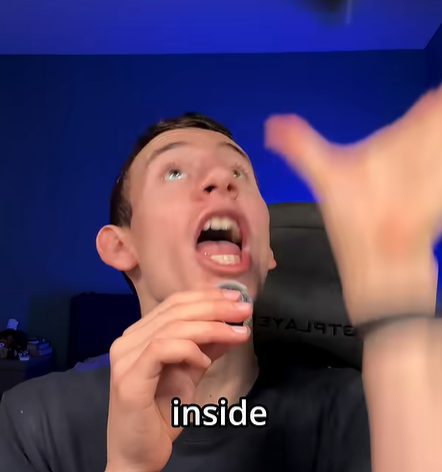
#> input picture photos/Intel Inside.bmp, 442 x 472 px
$ python generate_icon.py out.png '../photos/Intel Inside.bmp'
#> lines starting #> are read from the running program, lines starting #| are printed output that depends on the picture
#!/usr/bin/env python3
import os
import struct
import sys

try:
    from PIL import Image, ImageOps
except ImportError:
    Image = None
    ImageOps = None

ICON_SIZE = 128


def write_bmp(output_path: str, pixels, width: int, height: int) -> None:
    row_size = (width * 3 + 3) & ~3
    image_size = row_size * height
    file_size = 54 + image_size

    os.makedirs(os.path.dirname(output_path), exist_ok=True)
    with open(output_path, "wb") as handle:
        handle.write(b"BM")
        handle.write(struct.pack("<IHHI", file_size, 0, 0, 54))
        handle.write(struct.pack("<IIIHHIIIIII",
                                 40,
                                 width,
                                 height,
                                 1,
                                 24,
                                 0,
                                 image_size,
                                 2835,
                                 2835,
                                 0,
                                 0))

        padding = b"\x00" * (row_size - width * 3)
        for y in range(height - 1, -1, -1):
            row = bytearray()
            for x in range(width):
                red, green, blue = pixels[x, y]
                row.extend((blue, green, red))
            row.extend(padding)
            handle.write(row)


def write_fallback_bmp(output_path: str) -> None:
    image = [[(40, 42, 48) for _ in range(ICON_SIZE)] for _ in range(ICON_SIZE)]

    for y in range(18, 102):
        for x in range(18, 110):
            image[y][x] = (213, 156, 58)
    for y in range(30, 42):
        for x in range(26, 56):
            image[y][x] = (235, 182, 84)

    class PixelView:
        def __getitem__(self, key):
            x, y = key
            return image[y][x]

    write_bmp(output_path, PixelView(), ICON_SIZE, ICON_SIZE)


def main() -> int:
    if len(sys.argv) != 3:
        print("usage: generate_icon.py <output.bmp> <source-image>", file=sys.stderr)
        return 1

    output_path = sys.argv[1]
    source_path = sys.argv[2]

    if Image is not None and ImageOps is not None and os.path.exists(source_path):
        image = Image.open(source_path).convert("RGB")
#> image is the input picture: PIL image 442x472 RGB; mean R, G, B 89.1, 70.5, 98.4
        image = ImageOps.fit(image, (ICON_SIZE, ICON_SIZE), method=Image.LANCZOS, centering=(0.5, 0.5))
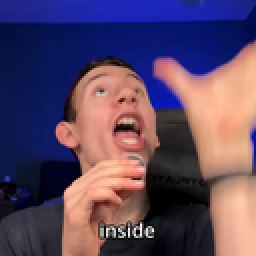
#> image: PIL image 128x128 RGB (shown 2 times larger); mean R, G, B 91.3, 71.7, 97.9
        write_bmp(output_path, image.load(), ICON_SIZE, ICON_SIZE)
        return 0

    if Image is None:
        print("warning: Pillow not available, using fallback icon art", file=sys.stderr)
        write_fallback_bmp(output_path)
        return 0

    print(f"error: source image not found: {source_path}", file=sys.stderr)
    return 1


if __name__ == "__main__":
    raise SystemExit(main())
#> (the program exits here)

$ run again, on photos/alan fell.bmp
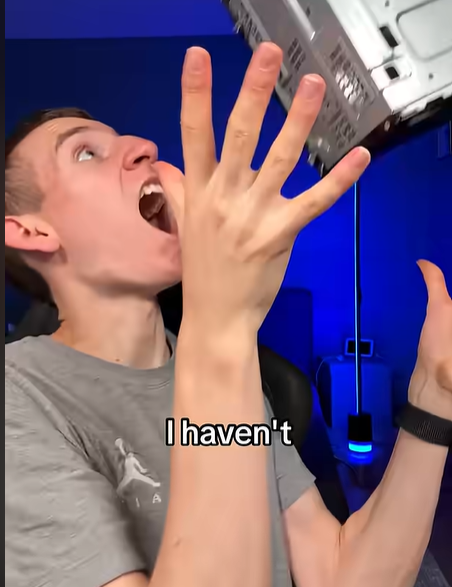
#> input picture photos/alan fell.bmp, 452 x 587 px
#> in main, image is the input picture: PIL image 452x587 RGB; mean R, G, B 128.2, 103.4, 122
#> in main, `image = ImageOps.fit(image, (ICON_SIZE, ICON_SIZE), method=Image.LANCZ..`:
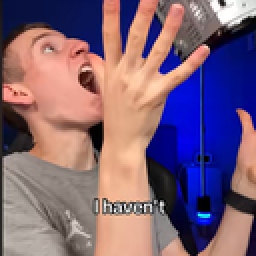
#> image: PIL image 128x128 RGB (shown 2 times larger); mean R, G, B 126.2, 99.4, 119.6

$ run again, on photos/alantech1.bmp
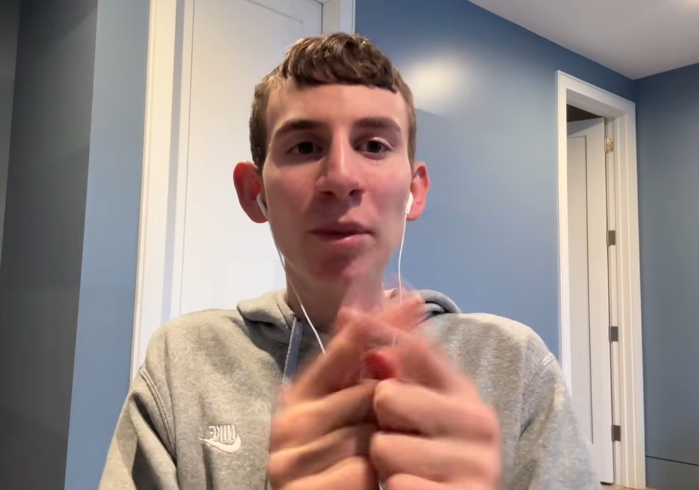
#> input picture photos/alantech1.bmp, 699 x 490 px
#> in main, image is the input picture: PIL image 699x490 RGB; mean R, G, B 154, 139.4, 135.4
#> in main, `image = ImageOps.fit(image, (ICON_SIZE, ICON_SIZE), method=Image.LANCZ..`:
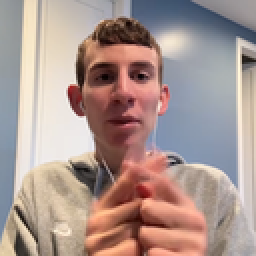
#> image: PIL image 128x128 RGB (shown 2 times larger); mean R, G, B 170.7, 149.8, 143.8

$ run again, on photos/blackbeat revenge.bmp
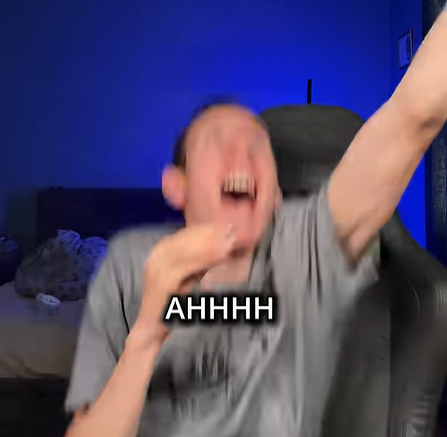
#> input picture photos/blackbeat revenge.bmp, 447 x 437 px
#> in main, image is the input picture: PIL image 447x437 RGB; mean R, G, B 81.4, 72.7, 105.2
#> in main, `image = ImageOps.fit(image, (ICON_SIZE, ICON_SIZE), method=Image.LANCZ..`:
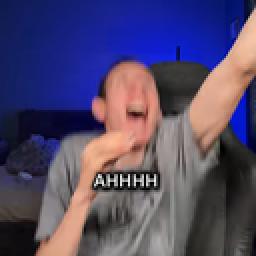
#> image: PIL image 128x128 RGB (shown 2 times larger); mean R, G, B 82, 73.2, 106
